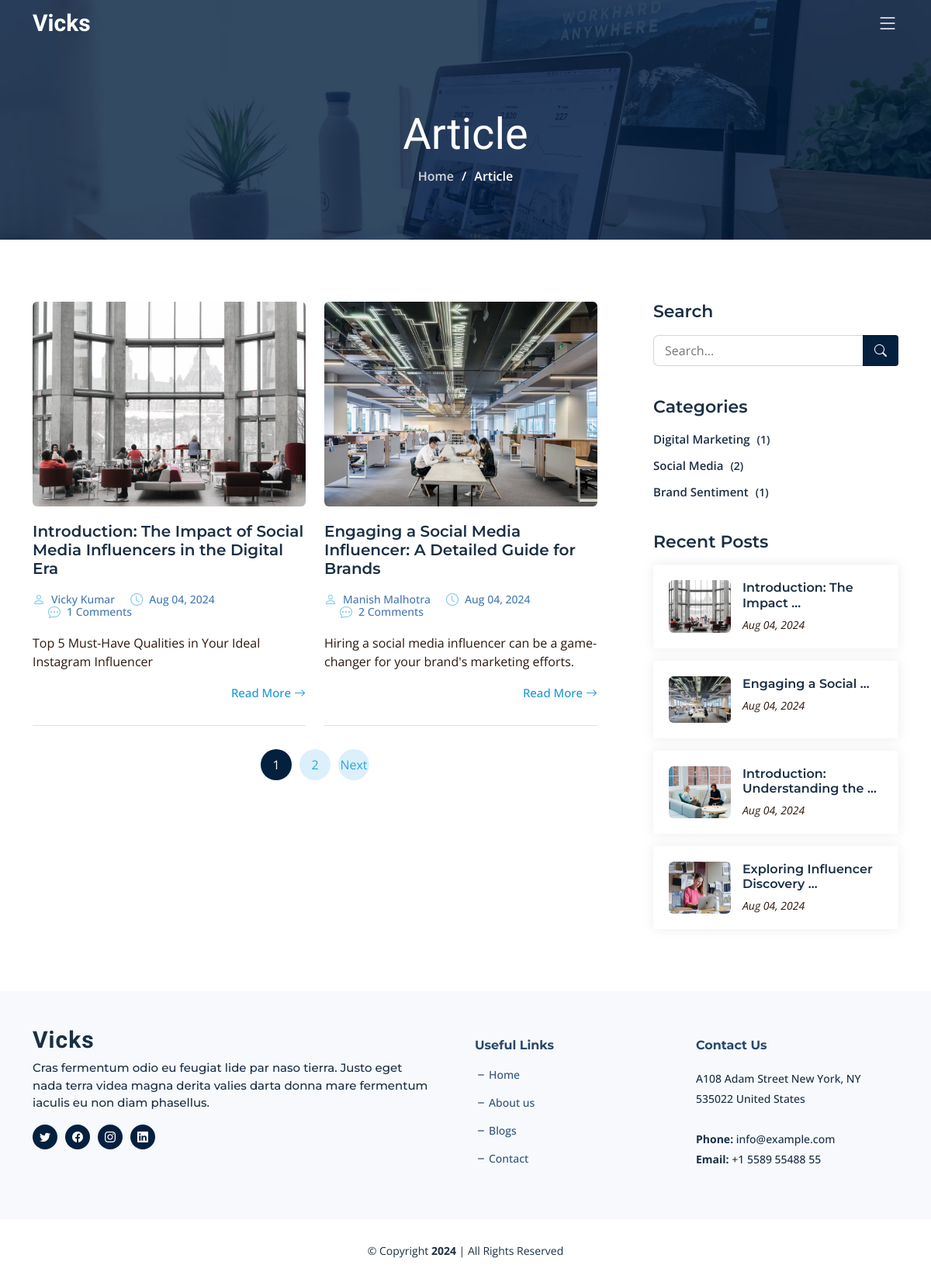
The page /blogs/ on the database as committed earlier.
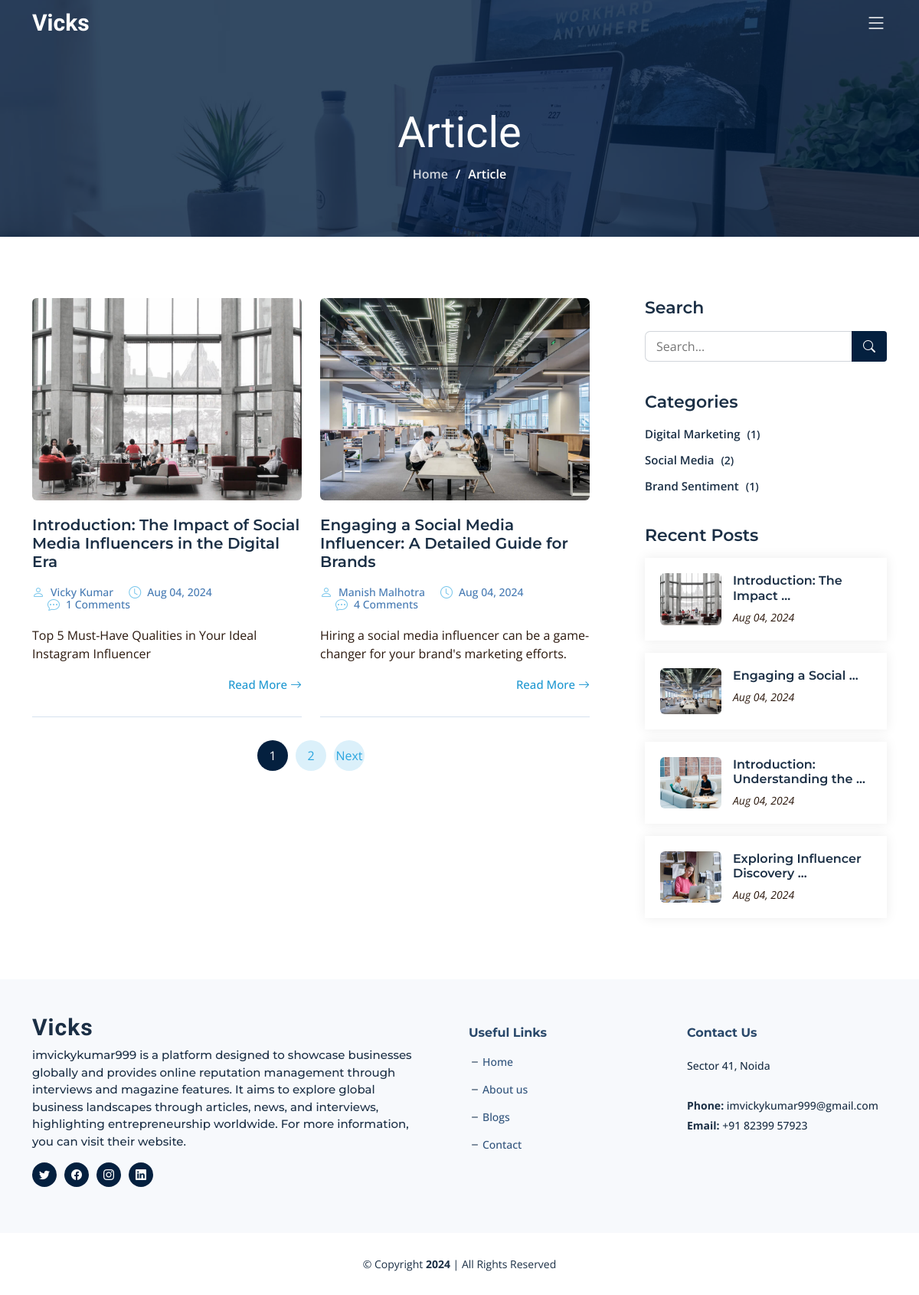
The same page on the database as committed later.
### blog/models.py (models this page shows, shortened)
class Article(models.Model):
    meta_title = models.CharField(max_length=255)
    meta_description = models.TextField()
    meta_keywords = models.TextField()
    article_slug = models.SlugField(unique=True, max_length=255)
    author_name = models.CharField(max_length=255)
    article_title_h1 = models.CharField(max_length=255)
    category_name = models.ForeignKey('BlogCategory', on_delete=models.CASCADE)
    article_short_description = models.CharField(max_length=200)
    article_date = models.DateTimeField(default=timezone.now, blank=True, null=True)
    thoughts = models.TextField()
    description = RichTextField()
    image = models.ImageField(upload_to='article_images/')

class Footer(models.Model):
    call = models.CharField(max_length=255, default="")
    base_content = models.TextField(default="")
    location = models.CharField(max_length=255, default="")
    email = models.EmailField(max_length=255, default="")
    twitter_url = models.URLField(max_length=255, default="")
    facebook_url = models.URLField(max_length=255, default="")
    instagram_url = models.URLField(max_length=255, default="")
    linkedin_url = models.URLField(max_length=255, default="")

### blog/views.py (the view)
# urls.py: path('blogs/', blog_views.blogs, name='blogs'),
def blogs(request):
    categories = BlogCategory.objects.all()
    recent_posts = Article.objects.all().order_by('-article_date')[:10]
    category_slug = request.GET.get('category')
    query = request.GET.get('q', '')
    articles = Article.objects.all().order_by('-article_date')
    footer = Footer.objects.first()
    if category_slug:
        category = get_object_or_404(BlogCategory, slug=category_slug)
        articles = articles.filter(category_name=category)
    if query:
        articles = articles.filter(article_title_h1__icontains=query)
    page = request.GET.get('page', 1)
    paginator = Paginator(articles, 2)
    try:
        articles = paginator.page(page)
    except PageNotAnInteger:
        articles = paginator.page(1)
    except EmptyPage:
        articles = paginator.page(paginator.num_pages)
    try:
        seo_meta = SEOmeta.objects.get(page_name='blog')
    except SEOmeta.DoesNotExist:
        seo_meta = None
    active_blogs = 'active'
    return render(request, 'blog.html', {
        'categories': categories,
        'recent_posts': recent_posts,
        'articles': articles,
        'seo_meta': seo_meta,
        'footer': footer,
        'active_blogs': active_blogs,
        'query': query,
    })

### blog/models.py (called while the page is built)
    def article_count(self):
        return self.article_set.count()

### blog/templates/blog.html (shortened to what the changed rows need)
{% extends "base.html" %}
{% load static %}
{% block content %}
<div class="breadcrumbs d-flex align-items-center" style="background-image: url('{% static 'assets/img/blog-header.jpg' %}');">
  <div class="container position-relative d-flex flex-column align-items-center">
    <h2>Article</h2>
  </div>
</div>
<section id="blog" class="blog">
  <div class="container" data-aos="fade-up">
    <div class="row g-5">
      <div class="col-lg-8" data-aos="fade-up" data-aos-delay="200">
        <div class="row gy-5 posts-list">
          {% for article in articles %}
          <div class="col-lg-6">
            <article class="d-flex flex-column">
              <div class="post-img">
                <img src="{{ article.image.url }}" alt="{{ article.article_title_h1 }}" class="img-fluid rounded">
              </div>
              <h2 class="title">
                <a href="{% url 'article_detail' article.article_slug %}">{{ article.article_title_h1 }}</a>
              </h2>
              <div class="meta-top">
                <ul>
                  <li class="d-flex align-items-center"><i class="bi bi-person"></i> <a href="{% url 'article_detail' article.article_slug %}">{{ article.author_name }}</a></li>
                  <li class="d-flex align-items-center"><i class="bi bi-clock"></i> <a href="{% url 'article_detail' article.article_slug %}"><time datetime="{{ article.article_date }}">{{ article.article_date|date:"M d, Y" }}</time></a></li>
                  <li class="d-flex align-items-center"><i class="bi bi-chat-dots"></i> <a href="{% url 'article_detail' article.article_slug %}">{{ article.comments.count }} Comments</a></li>
                </ul>
              </div>
              <div class="content">
                <p>
                  {{ article.article_short_description }}
                </p>
              </div>
              <div class="read-more mt-auto align-self-end">
                <a href="{% url 'article_detail' article.article_slug %}">Read More <i class="bi bi-arrow-right"></i></a>
              </div>
            </article>
          </div>
          {% endfor %}
        </div>
      </div>
      <div class="col-lg-4" data-aos="fade-up" data-aos-delay="400">
        <div class="sidebar ps-lg-4">
          <div class="sidebar-item recent-posts">
            <div class="mt-3">
              {% for recent_article in recent_posts %}
              <div class="post-item mt-3">
                <img src="{{ recent_article.image.url }}" alt="{{ recent_article.article_title_h1 }}" class="flex-shrink-0">
                <div>
                  <h4><a href="{% url 'article_detail' recent_article.article_slug %}">{{ recent_article.article_title_h1|truncatewords:3 }}</a></h4>
                  <time datetime="{{ recent_article.article_date }}">{{ recent_article.article_date|date:"M d, Y" }}</time></a></time>
                </div>
              </div>
              {% endfor %}
            </div>
          </div>
        </div>
      </div>
    </div>
  </div>
</section>
{% endblock %}

### blog/templates/base.html (shortened to what this page needs)
{% load static %}
<!DOCTYPE html>
<html lang="en">
<head>
  <link href="{% static 'assets/vendor/bootstrap/css/bootstrap.min.css' %}" rel="stylesheet">
  <link href="{% static 'assets/vendor/bootstrap-icons/bootstrap-icons.css' %}" rel="stylesheet">
  <link href="{% static 'assets/vendor/aos/aos.css' %}" rel="stylesheet">
  <link href="{% static 'assets/vendor/glightbox/css/glightbox.min.css' %}" rel="stylesheet">
  <link href="{% static 'assets/vendor/swiper/swiper-bundle.min.css' %}" rel="stylesheet">
  <link href="{% static 'assets/vendor/remixicon/remixicon.css' %}" rel="stylesheet">
  <link href="{% static 'assets/css/main.css' %}" rel="stylesheet">
</head>
<body>
  <header id="header" class="header d-flex align-items-center fixed-top">
    <div class="container-fluid container-xl d-flex align-items-center justify-content-between">
      <a href="/" class="logo d-flex align-items-center">
        <h1 class="d-flex align-items-center">Vicks</h1>
      </a>
      <i class="mobile-nav-toggle mobile-nav-show bi bi-list"></i>
    </div>
  </header>
  <main id="main">
    {% block content %}{% endblock %}
  </main>
  <footer id="footer" class="footer">
    <div class="footer-content">
      <div class="container">
        <div class="row gy-4">
          <div class="col-lg-6 col-md-12 footer-info pe-5">
            <a href="/" class="logo d-flex align-items-center">
              <span>Vicks</span>
            </a>
            <p>{{footer.base_content}}</p>
            <div class="social-links d-flex mt-3">
              <a href="{{ footer.twitter_url }}" class="twitter" target="_blank"><i class="bi bi-twitter"></i></a>
              <a href="{{ footer.facebook_url }}" class="facebook" target="_blank"><i class="bi bi-facebook"></i></a>
              <a href="{{ footer.instagram_url }}" class="instagram" target="_blank"><i class="bi bi-instagram"></i></a>
              <a href="{{ footer.linkedin_url }}" class="linkedin" target="_blank"><i class="bi bi-linkedin"></i></a>
            </div>
          </div>
          <div class="col-lg-3 col-6 footer-links">
            <h4>Useful Links</h4>
            <ul>
              <li><i class="bi bi-dash"></i> <a href="/">Home</a></li>
              <li><i class="bi bi-dash"></i> <a href="/about/">About us</a></li>
              <li><i class="bi bi-dash"></i> <a href="/blogs/">Blogs</a></li>
              <li><i class="bi bi-dash"></i> <a href="/contact/">Contact</a></li>
            </ul>
          </div>
          <div class="col-lg-3 col-md-12 footer-contact text-center text-md-start">
            <h4>Contact Us</h4>
            <p> {{footer.location}} <br><br>
              <strong>Phone:</strong> {{footer.email}} <br>
              <strong>Email:</strong> {{footer.call}} <br>
            </p>
          </div>
        </div>
      </div>
    </div>
    <div class="footer-legal">
      <div class="container">
        <div class="copyright">
          &copy; Copyright <strong><span id="current-year"></span></strong> | All Rights Reserved
        </div>
      </div>
    </div>
  </footer>
</body>
</html>

Rows that differ between the two databases and show on the page:
computed for Article "Engaging a Social Media Influencer: A Detailed Guide for Brands": comments.count "2" → "4"
changed Footer: base_content "Cras fermentum odio eu feugiat lide par naso tierra. Justo eget nada terra videa magna derita valies darta donna mare fermentum iaculis eu non diam phasellus." → "imvickykumar999 is a platform designed to showcase businesses globally and provides online reputation management through interviews and magazine features. It aims to explore global business landscapes through articles, news, and interviews, highlighting entrepreneurship worldwide. For more information, you can visit their website."; location "A108 Adam Street New York, NY 535022 United States" → "Sector 41, Noida"; email "info@example.com" → "imvickykumar999@gmail.com"; call "+1 5589 55488 55" → "+91 82399 57923"
